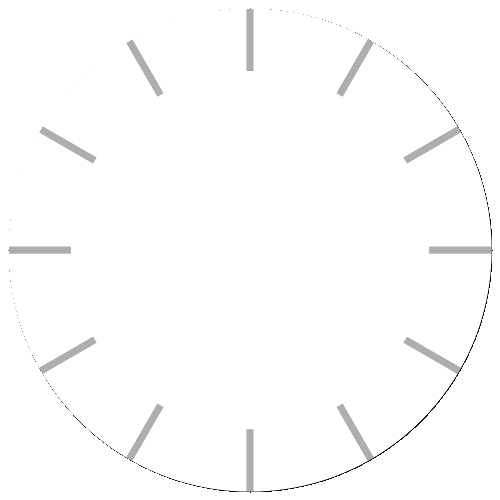
#> input picture data/artwork/markings0.png, 500 x 500 px; its folder holds 4 pictures in this run
$ python separate_markings.py
#> lines starting #> are read from the running program, lines starting #| are printed output that depends on the picture; after the words box and inside, x2 and y2 are one past the last pixel; in counts of white or black regions, pixels touching at a corner belong together
"""Create independent tick and numeral layers for every selectable face."""
from pathlib import Path
from PIL import Image,ImageDraw,ImageFont
import math
import numpy as np
from scipy import ndimage
root=Path(__file__).resolve().parents[1]/'data/artwork';S=3
styles=list(range(9))+list(range(10,14))
# Extract original raster glyphs without changing the original files.
thresholds={0:175,1:231,2:175,3:240,4:241,5:211}
colors={0:'#000000',1:'#000000',2:'#000000',3:'#000000',4:'#000000',5:'#ffffff',6:'#252b33',7:'#10151a',8:'#252b33',10:'#6d5b36',11:'#ecf3f6',12:'#bda76e',13:'#61f1ff'}
font='/usr/share/fonts/truetype/dejavu/DejaVuSans.ttf'
serif='/usr/share/fonts/truetype/dejavu/DejaVuSerif.ttf'
romans=['XII','I','II','III','IV','V','VI','VII','VIII','IX','X','XI']
def point(i,r):a=i*math.pi/30;return ((250+math.sin(a)*r)*S,(250-math.cos(a)*r)*S)
def make_ticks(style):
 im=Image.new('RGBA',(1500,1500));d=ImageDraw.Draw(im)
 if style in (8,):limit=range(0,60,5)
 else:limit=range(60)
 r={6:222,7:228,8:222,10:219,11:225,12:211,13:219}.get(style,222)
 major={7:34,10:8,12:9,13:23}.get(style,19);minor={7:13,10:3,12:3,13:8}.get(style,7)
 for k in limit:
  width={7:11,10:2,12:2,13:5}.get(style,6) if k%5==0 else {7:3,10:1,11:1,12:1}.get(style,2)
  d.line((point(k,r-(major if k%5==0 else minor)),point(k,r)),fill=colors[style],width=width*S)
 if style==11:d.line((point(0,204),point(0,225)),fill='#ff9138',width=6*S)
 if style==13:d.ellipse((14*S,14*S,486*S,486*S),outline='#ad83ff',width=2*S)
 return im.resize((500,500),Image.Resampling.LANCZOS)
def make_numbers(style):
 im=Image.new('RGBA',(1500,1500));d=ImageDraw.Draw(im)
 roman=style in (10,12);labels=romans if roman else ['12']+list(map(str,range(1,12)))
 size=29 if roman else 27;r=180 if style==10 else 172 if style==12 else 176
 color='#302a21' if style==10 else '#f2dfa0' if style==12 else '#f1f5f8' if style==11 else colors[style]
 f=ImageFont.truetype(serif if roman else font,size*S)
 for i,label in enumerate(labels):d.text(point(i*5,r),label,fill=color,font=f,anchor='mm')
 return im.resize((500,500),Image.Resampling.LANCZOS)
for n in styles:
 if n<=5:
  marks=Image.open(root/f'markings{n}.png').convert('RGBA');ticks=Image.new('RGBA',(500,500));numbers=ticks.copy()
#> further down, marks is the input picture: PIL image 500x500 RGBA; mean R, G, B, A 0, 0, 0, 2.4
#> after `ticks = Image.new('RGBA', (500, 500))`: ticks: PIL image 500x500 RGBA; every value is 0
  data=np.array(marks);alpha=data[:,:,3];labels,count=ndimage.label(alpha>8)
#> after `alpha = data[:, :, 3]`:
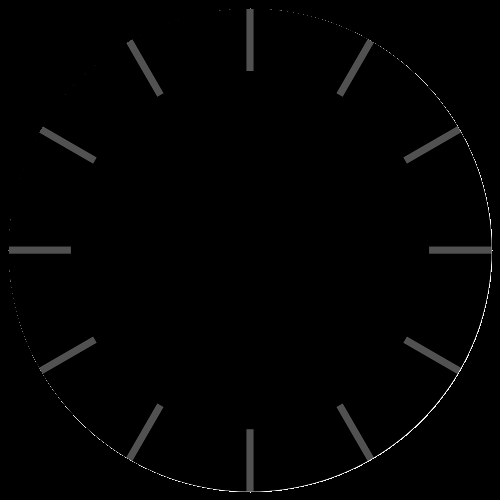
#> alpha: shape (500, 500); min 0, max 255, mean 2.4
#> after `labels, count = ndimage.label(alpha > 8)`:
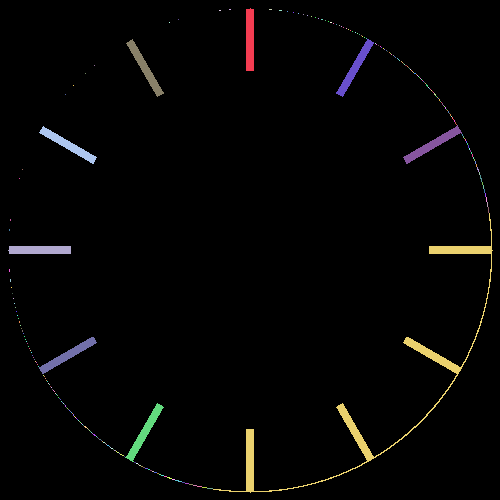
#> labels: shape (500, 500) int32; 272 distinct labels, from 0 to 271; one colour per label, 0 black
#> after `labels, count = ndimage.label(alpha > 8)`: count = 271
  nearest=ndimage.distance_transform_edt(labels==0,return_distances=False,return_indices=True)
  expanded=labels[tuple(nearest)]
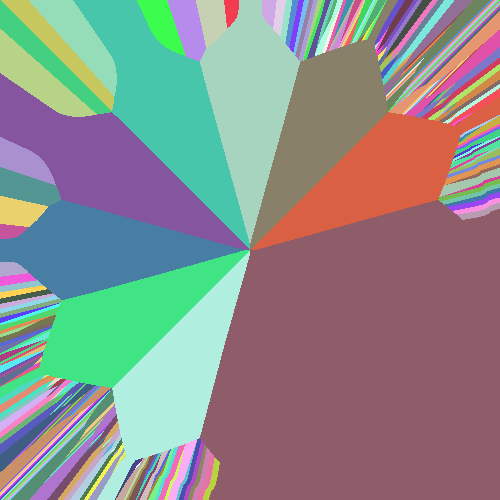
#> expanded: shape (500, 500) int32; 271 distinct labels, from 1 to 271; one colour per label, 0 black
  isTick=np.zeros(count+1,dtype=bool)
  yy,xx=np.indices(alpha.shape);radius=np.hypot(xx-250,yy-250)
  for component in range(1,count+1):
   meanRadius=radius[labels==component].mean()
   isTick[component]=meanRadius<thresholds[n] if n==5 else meanRadius>=thresholds[n]
#> this loop made 271 passes
#> meanRadius on passes 1 to 3: 210.6, 241.9, 241.8
  tickData=data.copy();tickData[~isTick[expanded]]=0
  numberData=data.copy();numberData[isTick[expanded]]=0
  ticks=Image.fromarray(tickData);numbers=Image.fromarray(numberData)
  if n in (0,2):ticks=marks;numbers=make_numbers(n)
#> in make_numbers, `im = Image.new('RGBA', (1500, 1500))`: im: PIL image 1500x1500 RGBA; every value is 0
#> in make_numbers, `return im.resize((500,500),Image.Resampling.LANCZOS)`:
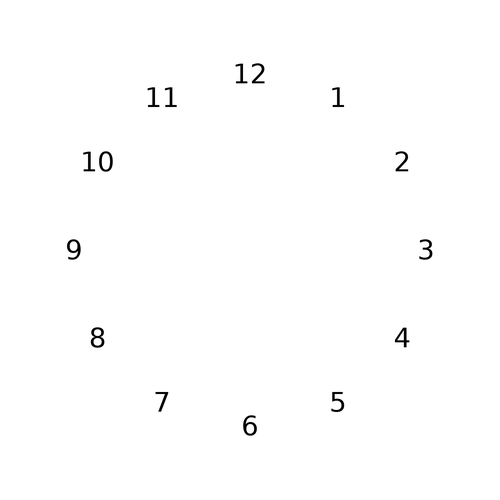
#> returned value: PIL image 500x500 RGBA; mean R, G, B, A 0, 0, 0, 1.5; transparent parts drawn white
  if n==3:ticks=make_ticks(n);numbers=marks
 else:ticks=make_ticks(n);numbers=make_numbers(n)
 ticks.save(root/f'ticks{n}.png');numbers.save(root/f'numbers{n}.png')
#> pass 2 of the loop `for n in styles:`:
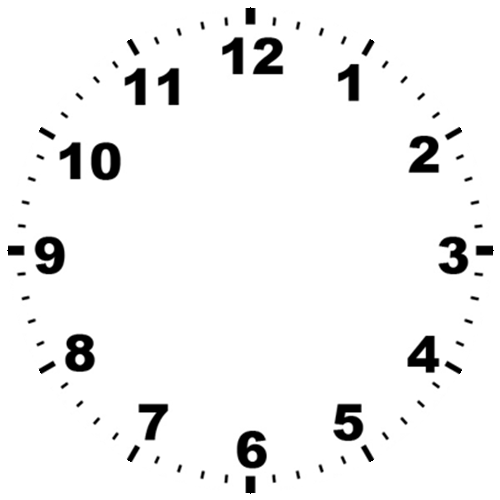
#> input picture data/artwork/markings1.png, 500 x 500 px
#> marks is the input picture: PIL image 500x500 RGBA; mean R, G, B, A 0, 0, 0, 11.9
#> labels: shape (500, 500) int32; 76 distinct labels, from 0 to 75
#> count = 75
#> `expanded=labels[tuple(nearest)]`:
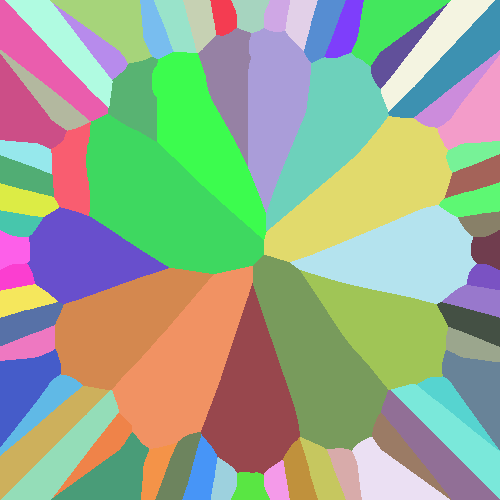
#> expanded: shape (500, 500) int32; 75 distinct labels, from 1 to 75; one colour per label, 0 black
#> the loop `for component in range(1,count+1):` made 75 passes
#> meanRadius on passes 1 to 8: 234.1, 230.2, 230.3, 230, 229.8, 229.8, 229.8, 229.9
#> tickData: shape (500, 500, 4); 7.98% of pixels changed, all inside (x1, y1, x2, y2) = (9, 9, 491, 491)
#> `numberData[isTick[expanded]] = 0`:
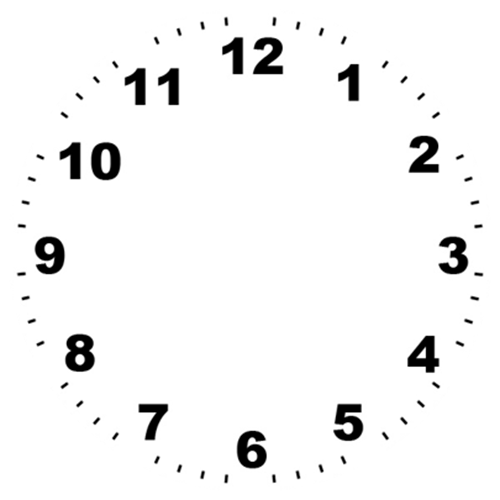
#> numberData: shape (500, 500, 4); 1.1% of pixels changed, all inside (x1, y1, x2, y2) = (7, 7, 494, 494); transparent parts drawn white
#> (the run stopped early here; a loop or call above may not have finished)
